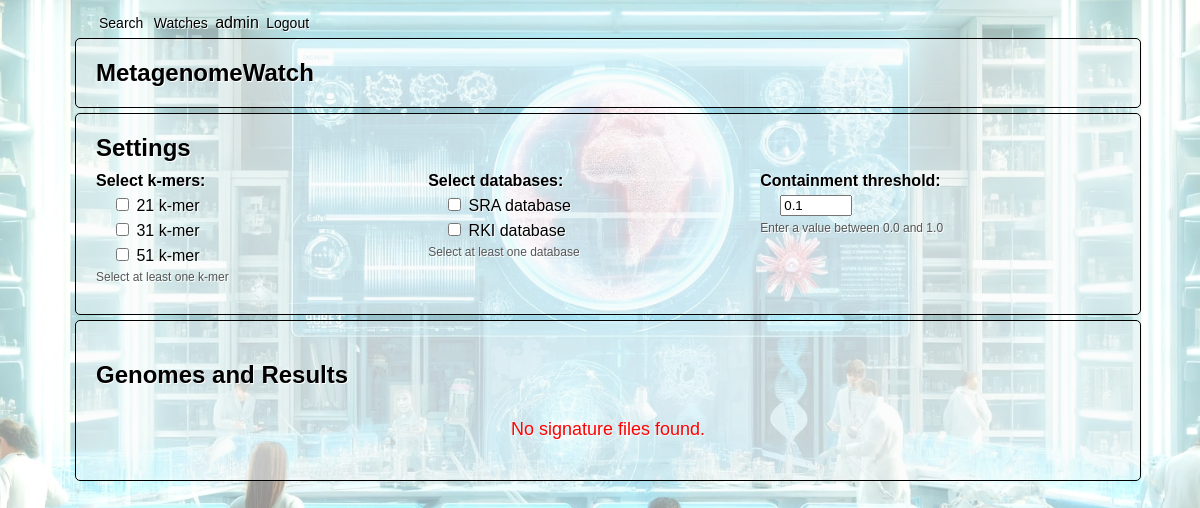
The page /mgw_api/results/ (signed in) on the database its author committed.
### mgw_api/models.py (models this page shows, shortened)
class Settings(models.Model):
    user = models.OneToOneField(User, on_delete=models.CASCADE)
    kmer = models.JSONField(default=list, help_text="List of k-mers")
    database = models.JSONField(default=list, help_text="List of databases")
    containment = models.FloatField(default=0.10, help_text="Containment value (between 0 and 1)")

### mgw_api/views.py (the view, shortened to what this page needs)
# urls.py: path('results/', views.list_result, name='list_result'),
@login_required
def list_result(request):
    sourmash_settings, created = Settings.objects.get_or_create(user=request.user)
    settings_form = SettingsForm(instance=sourmash_settings)
    signatures = (Signature.objects.filter(user=request.user).prefetch_related('result_set').order_by('-date', '-time'))
    for signature in signatures:
        signature.sorted_results = signature.result_set.all().order_by('-date', '-time')
    return render(request, 'mgw_api/list_result.html', {'signatures': signatures, 'settings_form': settings_form})

### mgw_api/forms.py
class SettingsForm(forms.ModelForm):
    kmer = forms.MultipleChoiceField(
        choices=[(21, "21 k-mer"), (31, "31 k-mer"), (51, "51 k-mer")],
        widget=forms.CheckboxSelectMultiple,
        initial=[21]
    )
    database = forms.MultipleChoiceField(
        choices=[("SRA", "SRA database"), ("RKI", "RKI database")],
        widget=forms.CheckboxSelectMultiple,
        initial=["SRA"]
    )
    containment = forms.FloatField(
        widget=forms.NumberInput(attrs={"min": 0, "max": 1, "step": 0.01}),
        initial=0.10
    )
    class Meta:
        model = Settings
        fields = ["kmer", "database", "containment"]

### mgw_api/templates/mgw_api/list_result.html (shortened to what this page needs)
{% extends "mgw_api/base.html" %}
{% block content %}
{% include "mgw_api/settings.html" %}
<div class="signature-list", id="upload-section">
    <h2>Genomes and Results</h2>
    {% for signature in signatures %}
        <div class="signature-header">
            <div class="signature-name">
                <h3>{{ signature.name }}</h3>
            </div>
            <div class="signature-actions">
                {% if not signature.result_set.exists %}
                <a href="{% url 'mgw_api:delete_signature' signature.pk %}?next={% url 'mgw_api:list_result' %}" class="delete-link">delete</a>
                {% endif %}
                <form class="search-form" method="post" action="{% url 'mgw_api:list_result' %}">
                    {% csrf_token %}
                    <input type="hidden" name="signature_id" value="{{ signature.pk }}">
                    <button type="submit">search</button>
                </form>
            </div>
        </div>
        {% if signature.result_set.exists %}
            <table class="result-list">
                <thead>
                    <tr>
                        <th>Name</th>
                        <th>Date</th>
                        <th>K-mers</th>
                        <th>Databases</th>
                        <th>Containment</th>
                        <th>Size (KB)</th>
                        <th>Watched</th>
                        <th>Delete</th>
                    </tr>
                </thead>
                <tbody>
                    {% for result in signature.sorted_results.all %}
                        <tr>
                            <td><a href="{% url 'mgw_api:result_table' result.pk %}">{{ result.name }}</a></td>
                            <td>{{ result.date }} {{ result.time|date:"H:i:s" }}</td>
                            <td>{{ result.kmer }}</td>
                            <td>{{ result.database }}</td>
                            <td>{{ result.containment }}</td>
                            <td>{{ result.file.size|filesizeformat }}</td>
                            <td>
                                <form id="watch-form-{{ result.pk }}" method="post" action="{% url 'mgw_api:toggle_watch' result.pk %}">
                                    {% csrf_token %}
                                    <input type="checkbox" name="is_watched" {% if result.is_watched %}checked{% endif %} onchange="submitWatchForm({{ result.pk }})">
                                </form>
                            </td>
                            <td><a href="{% url 'mgw_api:delete_result' result.pk %}?next={% url 'mgw_api:list_result' %}">delete</a></td>
                        </tr>
                    {% endfor %}
                </tbody>
            </table>
        {% endif %}
    {% empty %}
        <div class="no-signatures">No signature files found.</div>
    {% endfor %}
</div>
{% endblock %}

### mgw_api/templates/mgw_api/base.html (shortened to what this page needs)
<!DOCTYPE html>
<html lang="en">
<head>
    {% load static %}
    <link rel="stylesheet" href="{% static 'mgw_api/style.css' %}">
    <div class="account-navigation">
        {% if request.user.is_authenticated %}
            <a href="{% url 'mgw_api:upload_fasta' %}">Search</a>
            <a href="{% url 'mgw_api:list_result' %}">Watches</a>
            {{ request.user.username }}
            <a href="{% url 'mgw_api:logout' %}">Logout</a>
        {% else %}
            <a href="{% url 'mgw_api:login' %}">Login</a>
            <a href="{% url 'mgw_api:signup' %}">Signup</a>
        {% endif %}
    </div>
</head>
<body>
    <header>
        <div class="page-head">
            <h2>MetagenomeWatch</h2>
        </div>
    </header>
    <main>
        {% block content %}{% endblock %}
    </main>
</body>
</html>

### mgw_api/templates/mgw_api/settings.html (shortened to what this page needs)
<div class="settings-section">
    <h2>Settings</h2>
    <div class="settings-form">
        <form method="post" enctype="multipart/form-data" id="settings-form">
            <div class="form-group">
                <label for="id_kmer">Select k-mers:</label>
                <div class="options">{{ settings_form.kmer }}</div>
                <small>Select at least one k-mer</small>
            </div>
            <div class="form-group">
                <label for="id_database">Select databases:</label>
                <div class="options">{{ settings_form.database }}</div>
                <small>Select at least one database</small>
            </div>
            <div class="form-group">
                <label for="id_containment">Containment threshold:</label>
                <div class="options">{{ settings_form.containment }}</div>
                <small>Enter a value between 0.0 and 1.0</small>
            </div>
        </form>
    </div>
</div>

### mgw_api/static/mgw_api/style.css (style rules this page uses)
body { content: ' '; display: block; position: absolute; left: 0; top: 0; width: 100%; height: 100%; opacity: 1.0; background-image: url("images/background.webp"); background-repeat: no-repeat; background-position: 50% 0; background-size: cover; background-color: #ffffff; background-attachment: fixed; }
.page-head { font-family: Arial, sans-serif; text-shadow: 1px 1px white; width: 90%; max-width: 1024px; margin: 0 auto; padding-left: 20px; padding-right: 20px; background-color: #f9f9f974; border: 1px solid #000000; border-radius: 5px; margin-top: 5px; margin-bottom: 5px; }
.signature-list, .result-list { font-family: Arial, sans-serif; text-shadow: 1px 1px white; width: 90%; max-width: 1024px; margin: 0 auto; padding: 20px; background-color: #f9f9f974; border: 1px solid #000000; border-radius: 5px; margin-top: 5px; margin-bottom: 5px; }
.signature-list h2, .result-list h2 { font-size: 24px; color: #000000; margin-bottom: 10px; }
.settings-section { font-family: Arial, sans-serif; text-shadow: 1px 1px white; width: 90%; max-width: 1024px; margin: 0 auto; padding-left: 20px; padding-right: 20px; background-color: #f9f9f974; border: 1px solid #000000; border-radius: 5px; margin-top: 5px; margin-bottom: 5px; }
.settings-section h2 { font-size: 24px; color: #000000; margin-bottom: 10px; }
.settings-section form { width: 100%; margin-bottom: 0; }
.settings-section .form-group { margin-bottom: 5px; display: inline-block; width: 32%; vertical-align: top; }
.settings-section .form-group label { font-weight: bold; display: block; margin-bottom: 5px; }
.settings-section .form-group .options * { font-weight: normal; margin-left: 5px; }
.settings-section .form-group .options input[type="number"] { margin-left: 20px; }
.settings-section small { display: block; font-size: 12px; color: #555; margin-top: 5px; margin-bottom: 5px; }
.account-navigation { font-family: Arial, sans-serif; text-shadow: 1px 1px white; width: 90%; max-width: 1024px; margin: 0 auto; padding: 20px; padding-top: 0px; padding-bottom: 0px; background-color: #f9f9f900; border: 1px solid #00000000; border-radius: 5px; margin-top: 5px; margin-bottom: 5px; }
.account-navigation a { color: #000000; text-decoration: none; margin: 3px; font-size: 14px; }
.signature-list { font-family: Arial, sans-serif; text-shadow: 1px 1px white; width: 90%; max-width: 1024px; margin: 0 auto; padding: 20px; background-color: #f9f9f974; border: 1px solid #000000; border-radius: 5px; margin-top: 5px; margin-bottom: 5px; }
.signature-list h2 { font-size: 24px; color: #000000; margin-bottom: 10px; }
.no-signatures { text-align: center; padding: 20px; font-size: 18px; color: #ff0000; }

### rows shown on the page
Settings: kmer "☐ ☐ ☐", database "☐ ☐", containment "0.1"

### other values the page prints
{{ request.user.username }} "admin"
